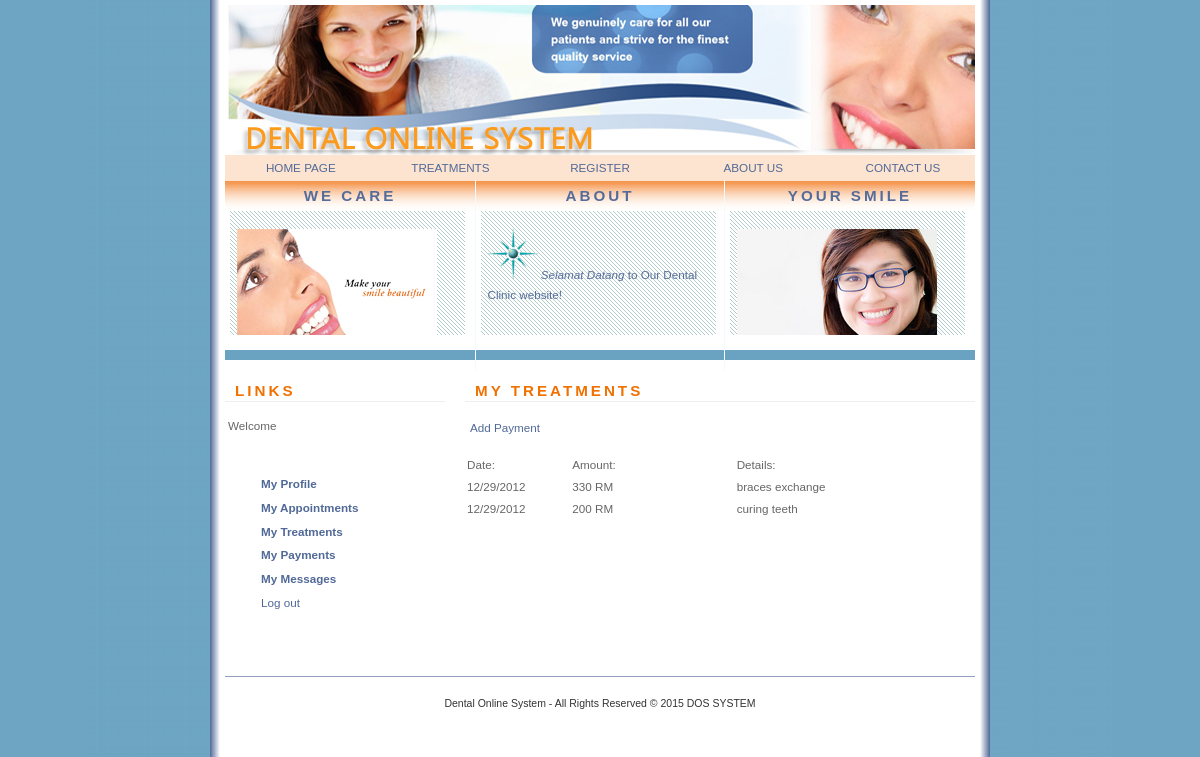
Before: /payment.php?id=2 with the older database file.
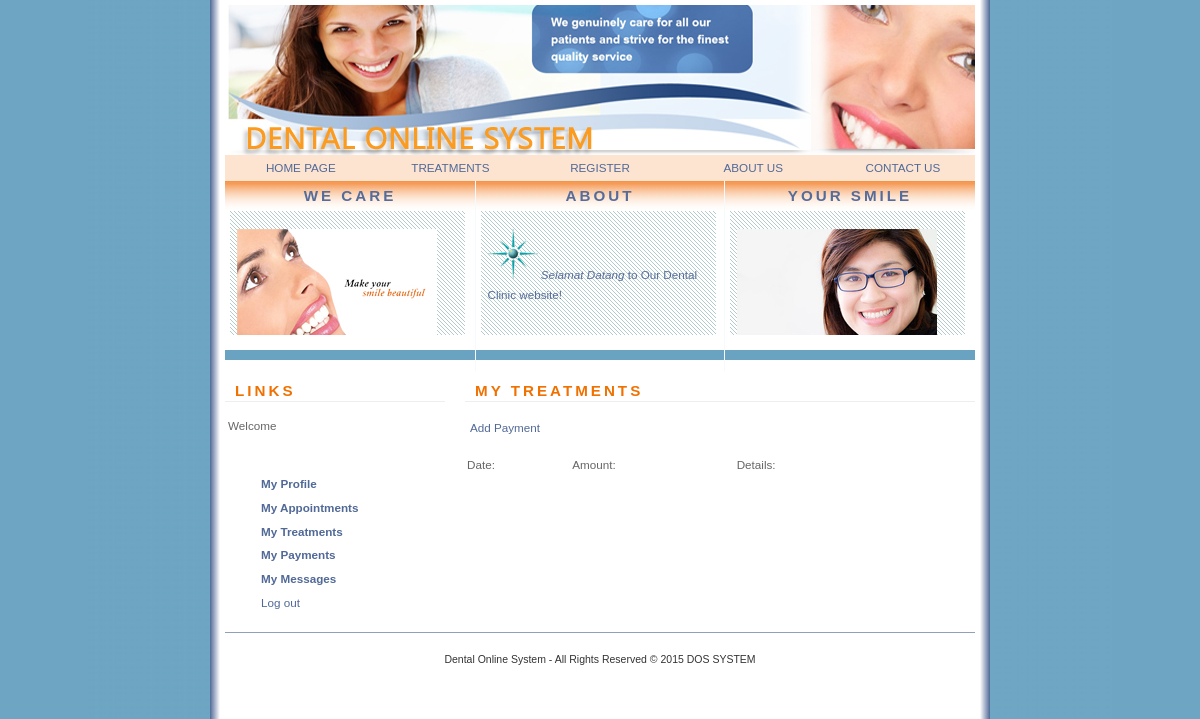
After: the same page with the newer database file.
### tables this page shows
CREATE TABLE `payments` (
  `id` int(10) unsigned NOT NULL auto_increment,
  `date_` varchar(45) NOT NULL,
  `amount` varchar(45) NOT NULL,
  `details` varchar(45) NOT NULL,
  `comment` varchar(45) NOT NULL,
  `pid` int(10) unsigned NOT NULL,
  PRIMARY KEY  (`id`)
);

### payment.php (the view, shortened to what this page needs)
<!DOCTYPE html PUBLIC "-//W3C//DTD XHTML 1.0 Transitional//EN" "http://www.w3.org/TR/xhtml1/DTD/xhtml1-transitional.dtd">
<html xmlns="http://www.w3.org/1999/xhtml">
<head>
<link href="style.css" rel="stylesheet" type="text/css" />
<script type="text/javascript" src="stmenu.js"></script></head>
<body>
<div id="container">
  <div id="banner">
    <h1>&nbsp;</h1>
    <h1>&nbsp;</h1>
    <h1 class="style3">&nbsp;</h1>
  </div>
<table width="100%" border="0" align="center" bgcolor="#FCE4D1">
    <tr>
      <td width="20%"><div align="center" class="style8"><a href="index.php">HOME PAGE </a></div></td>
      <td width="20%"><div align="center"><a href="treatments.php">TREATMENTS</a><a href="treatments.php" class="style8"></a></div></td>
      <td width="20%"><div align="center"><a href="register.php">REGISTER</a></div></td>
      <td width="21%"><div align="center" class="style8"><a href="aboutus.php">ABOUT US</a></div></td>
      <td width="19%"><div align="center" class="style8"><a href="contactus.php">CONTACT US</a></div></td>
    </tr>
  </table>
  <div class="intro">
    <h2> We care </h2>
    <div class="scroll">
      <p><img src="img/ser-banner3.jpg" alt="star" /> Make Your Smile Beautiful. </p>
    </div>
  </div>
  <div class="intro2">
    <h2> about </h2>
    <div class="scroll">
      <p><img src="img/star.gif" alt="star" />  <em>Selamat Datang</em>&nbsp;to Our Dental Clinic website!</p>
    </div>
  </div>
  <div class="intro3">
    <h2> your smile </h2>
    <div class="scroll">
      <p><img src="img/rght.jpg" alt="star" />  </p>
    </div>
  </div>
  <div id="sidebar">
    <h1> Links </h1>
    <p>
      <?
		echo "Welcome  "  .$_SESSION ["name"]. "<br/><br/>";
		$pid = $_GET["id"];
    ?>
    </p>
    <table width="70%" align="center" cellspacing="2">
    <tr><td align="left"> <a href="profile.php?id=<? echo $pid; ?>"><strong>My Profile</strong></a></td> </tr>
    <tr><td align="left"><a href="apptmnt.php?id=<? echo $pid; ?>"><strong>My Appointments</strong></a></td> </tr>
    <tr><td align="left"><a href="trtment.php?id=<? echo $pid; ?>"><strong>My Treatments</strong></a></td> </tr>
    <tr><td align="left"><a href="payment.php?id=<? echo $pid; ?>"><strong>My Payments</strong></a></td> </tr>
    <tr><td align="left"><a href="pmsgs.php?id=<? echo $pid; ?>"><strong>My Messages</strong></a></td> </tr>
    <tr><td align="left"><a href="logout.php">Log out</a></td> </tr>
    </table>
  </div>
  <div id="content">
    <h1><strong>My <strong>Treatments</strong></strong></h1>
    <table width="500" border="0" cellpadding="0" cellspacing="2">
      <tr>
        <td height="30" colspan="3" class="page_heading"><div align="center">
          <p align="left"><a href="addpay.php?id=<? echo $pid; ?>">Add Payment </a></p>
          </div></td>
      </tr>
      <tr>
        <td width="21%" class="form_label_right">Date:</td>
        <td width="33%">Amount:  </td>
        <td width="46%">Details:</td>
      </tr>
	  <?
	   	$query = "SELECT * FROM payments WHERE pid = '$pid'";
		$result = mysql_query($query);
		while($rowApps1 = mysql_fetch_object($result))
		{
			$date_    	     = $rowApps1->date_;
			$amount			 = $rowApps1->amount;
			$details    	 	 = $rowApps1->details;
	 ?>
      <tr>
        <td><? echo $date_;?></td>
        <td><? echo $amount."  RM";?></td>
        <td><? echo $details;?></td>
      </tr>
<?
}
?>
      <tr>
        <td colspan="3"><p>&nbsp;</p>
        <p align="center"><a href="#"></a></p></td>
      </tr>
    </table>
    <p>&nbsp;</p>
    <p>&nbsp;</p>
  </div>
  <div id="footer">
    <div align="center">
      <p>Dental Online System - All Rights Reserved &copy; 2015 DOS SYSTEM      </p>
    </div>
  </div>
</div>
</body>
</html>

Changed rows visible on the page:
removed payments: date_ "12/29/2012", amount "330", details "braces exchange"
removed payments: date_ "12/29/2012", amount "200", details "curing teeth"
